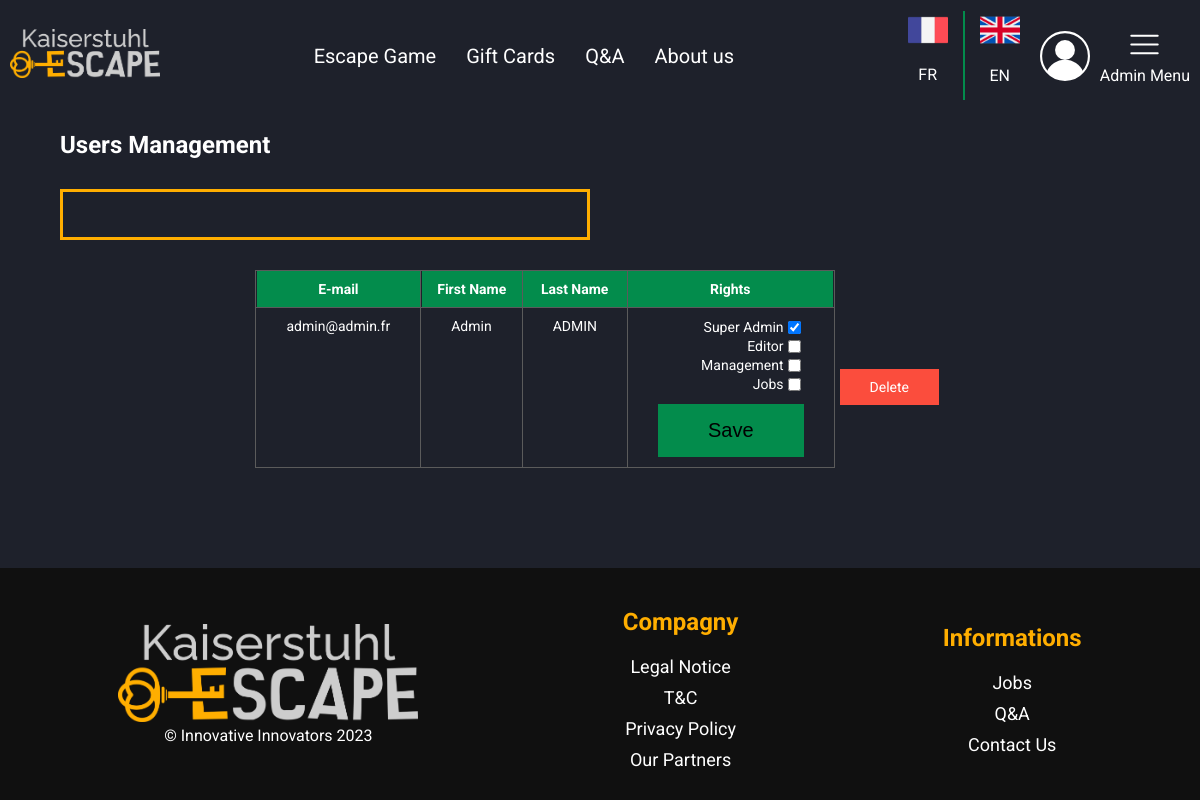
Screenshot of /index.php?action=admin&page=users (signed in) with the database file from the repository.
### tables this page shows
CREATE TABLE `user` (
  `id_user` int(11) NOT NULL,
  `email` varchar(255) DEFAULT NULL,
  `password` varchar(255) DEFAULT NULL,
  `firstName` varchar(32) DEFAULT NULL,
  `lastName` varchar(32) DEFAULT NULL,
  `rights` set('superadmin','editor','management','jobs','admin') DEFAULT NULL,
  `token` varchar(255) NOT NULL
);

### vue/vue.class.php (called while the page is built, shortened)
<?php
class vue
{
    private $fichierVue;
    public function __construct($action)
    {
        $this->fichierVue = "vue/vue" . $action . ".php";
    }
    public function afficher($data, $title)
    {
        require $this->fichierVue;
        require "gabarit.php";
    }
}

### controleur/ctrAdmin.class.php (called while the page is built, shortened)
<?php
require_once "modele/user.class.php";
require_once "modele/escapeGame.class.php";
require_once "vue/vue.class.php";
class ctrAdmin
{
    public $user;
    public function __construct()
    {
        $this->user = new user();
    }
    public function user()
    {
        $users = $this->user->getUsers();
        $title = "Administration user - Kaiserstuhl escape";
        $objVue = new vue("AdminUser");
        $objVue->afficher(array("users" => $users), $title);
    }
}

### index.php (called while the page is built, shortened)
<?php
require "includes/default_config.php";
require_once "modele/user.class.php";
$objRouteur = new Routeur();
$objRouteur->routeurRequete();

### modele/user.class.php (called while the page is built, shortened)
<?php
require_once "modele/bdd.class.php";
class user extends bdd
{
    public function getUsers()
    {
        $req = "SELECT id_user, email, firstName, lastName, rights FROM user";
        $users = $this->execReq($req);
        return $users;
    }
}

### includes/default_config.php (called while the page is built, shortened)
<?php
$conf = new stdClass();
$conf->DBHOST = config::$DBHost ?? "localhost";
$conf->DBUSER = config::$DBUser ?? "root";
$conf->DBNAME = config::DBNAME;
$conf->DBPWD = config::$DBPwd ?? "admin";

### modele/bdd.class.php (called while the page is built, shortened)
<?php
abstract class bdd
{
    private $bdd;
    protected function execReq($req)
    {
        $reponse = $this->connexionBDD()->query($req);
        $resultat = $reponse->fetchAll(PDO::FETCH_ASSOC);
        return $resultat;
    }
    private function connexionBDD()
    {
        global $conf;
        if (!isset($this->bdd))
            try {
                $options = array(PDO::MYSQL_ATTR_INIT_COMMAND => "SET NAMES utf8");
                $this->bdd = new PDO('mysql:host=' . $conf->DBHOST . ';dbname=' . $conf->DBNAME, $conf->DBUSER, $conf->DBPWD, $options);
            } catch (Exception $err) {
                throw new Exception("Connexion à la BDD");
            }
        return $this->bdd;
    }
}

### vue/vueAdminUser.php (the view, shortened to what this page needs)
<h2><?= ADMIN_USER_TITLE ?></h2>
<form class="contactForm contactJobs" style="margin-bottom: 12px" action="#"
      method="post">
    <div class="formGroup">
        <label for="">
            <input class="searchUser" type="search" name="search" id="search">
        </label>
    </div>
</form>
<div class="marge">
    <div class="tableContactForm">
        <div class="tg-wrap">
            <table class="tg">
                <thead>
                <tr>
                    <th class="tg-a43n"><?= ADMIN_USER_EMAIL ?></th>
                    <th class="tg-a43n"><?= ADMIN_USER_FIRST_NAME ?></th>
                    <th class="tg-a43n"><?= ADMIN_USER_LAST_NAME ?></th>
                    <th class="tg-a43n"><?= ADMIN_USER_RIGHTS ?></th>
                </tr>
                </thead>
                <tbody>
                <?php
                foreach ($users as $user) {
                    ?>
                    <tr class="searchContent">
                        <td class="tg-m5d1 pad"><?= $user['email'] ?></td>
                        <td class="tg-m5d1 pad"><?= $user['firstName'] ?></td>
                        <td class="tg-m5d1 pad"><?= $user['lastName'] ?></td>
                        <td class="tg-m5d1 pad">
                            <form action="index.php?action=admin&page=changeUsersRights&id=<?= $user["id_user"] ?>"
                                  method="post">
                                <div class="eachCheckboxUser">
                                    <label for="superadmin"><?= ADMIN_USER_RIGHTS_SUPERADMIN ?></label>
                                    <input type="checkbox" name="superadmin" id="superadmin" <?php
                                    if (strpos($user['rights'], 'superadmin') !== false) {
                                        echo "checked";
                                    }
                                    ?>
                                    >
                                </div>
                                <div class="eachCheckboxUser">
                                    <label for="editor"><?= ADMIN_USER_RIGHTS_EDITOR ?></label>
                                    <input type="checkbox" name="editor" id="editor"
                                        <?php
                                        if (strpos($user['rights'], 'editor') !== false) {
                                            echo "checked";
                                        }
                                        ?>
                                    >
                                </div>
                                <div class="eachCheckboxUser">
                                    <label for="management"><?= ADMIN_USER_RIGHTS_MANAGEMENT ?></label>
                                    <input type="checkbox" name="management" id="management"
                                        <?php
                                        if (strpos($user['rights'], 'management') !== false) {
                                            echo "checked";
                                        }
                                        ?>
                                    >
                                </div>
                                <div class="eachCheckboxUser">
                                    <label for="jobs"><?= ADMIN_USER_RIGHTS_JOBS ?></label>
                                    <input type="checkbox" name="jobs" id="jobs"
                                        <?php
                                        if (strpos($user['rights'], 'jobs') !== false) {
                                            echo "checked";
                                        }
                                        ?>
                                    >
                                </div>
                                <div class="center">
                                    <input class="Save" type="submit" value="<?= ADMIN_USER_RIGHTS_SAVE ?>">
                                </div>
                            </form>
                        </td>
                        <td class="Nofond">
                            <div class="deleteUser"><?= ADMIN_CONTACT_FORM_DELETE ?></div>
                        </td>
                    </tr>
                    <?php
                }
                ?>
                </tbody>
            </table>
        </div>
    </div>
</div>

### styles/style.css (style rules this page uses)
:root { --background: #1E212B; --yellow: #FFAE00; --green: #038C4C; --black: #101010; --lightBlue: #373D50; --red: #fb4d3d; --lightGrey: #a4a4a4; --veryLightBlue: #6A7497; --grey: #D9D9D9; }
html, body { height: 100%; }
body { margin: 0; background-color: var(--background); font-family: 'Roboto', sans-serif; display: grid; grid-template-rows: auto 1fr auto; grid-template-columns: 100%; }
input[type="submit"], button { cursor: pointer; }
.contactForm { display: grid; gap: 20px; }
.contactForm label { display: grid; flex-direction: column; width: 100%; }
.contactForm input, .contactForm textarea { border: var(--yellow) 3px solid; background-color: var(--background); color: white; margin-top: 10px; }
.contactForm input { padding: 15px; }
.tg { border-collapse: collapse; border-spacing: 0; margin: 0px auto; text-align: center; }
.tg td { border-color: black; border-style: solid; border-width: 1px; font-size: 14px; overflow: hidden; padding: 10px 5px; word-break: normal; }
.tg th { border-color: black; border-style: solid; border-width: 1px; font-size: 14px; font-weight: normal; overflow: hidden; padding: 10px 5px; word-break: normal; }
.tg .tg-m5d1 { border-color: #5b5b5b; color: #ffffff; text-align: center; vertical-align: top }
.tg .tg-a43n { background-color: var(--green); border-color: #5b5b5b; color: #ffffff; font-weight: bold; position: -webkit-sticky; position: sticky; text-align: center; top: -1px; vertical-align: top; will-change: transform; }
.marge { margin: 30px 0px; }
.tg .pad { padding: 10px 30px; }
.Nofond { border: 0px !important; }
.deleteUser { background-color: var(--red); padding: 10px 30px; color: white; cursor: pointer; }
.eachCheckboxUser { display: flex; justify-content: right; align-items: center; }
.center { margin-top: 10px; display: flex; align-items: center; justify-content: center; }
.Save { background-color: var(--green); border: none; padding: 15px 50px; font-size: 20px; cursor: pointer; }

### styles/stylePC.css (style rules this page uses)
.contactForm { position: relative; display: grid; grid-template-columns: 1fr 1fr; }

### rows the page displays
user: email "admin@admin.fr", firstName "Admin", lastName "ADMIN", rights "☑"

### other values shown
MENU_ESCAPE_GAME "Escape Game"
MENU_GIFT_CARDS "Gift Cards"
MENU_Q_AND_A "Q&A"
MENU_ABOUT_US "About us"
ADMIN_USER_TITLE "Users Management"
ADMIN_USER_EMAIL "E-mail"
ADMIN_USER_FIRST_NAME "First Name"
ADMIN_USER_LAST_NAME "Last Name"
ADMIN_USER_RIGHTS "Rights"
FOOTER_COMPAGNY "Compagny"
FOOTER_LEGAL_NOTICE "Legal Notice"
FOOTER_T_AND_C "T&C"
FOOTER_PRIVACY_POLICY "Privacy Policy"
FOOTER_PARTNERS "Our Partners"
FOOTER_INFORMATIUONS "Informations"
